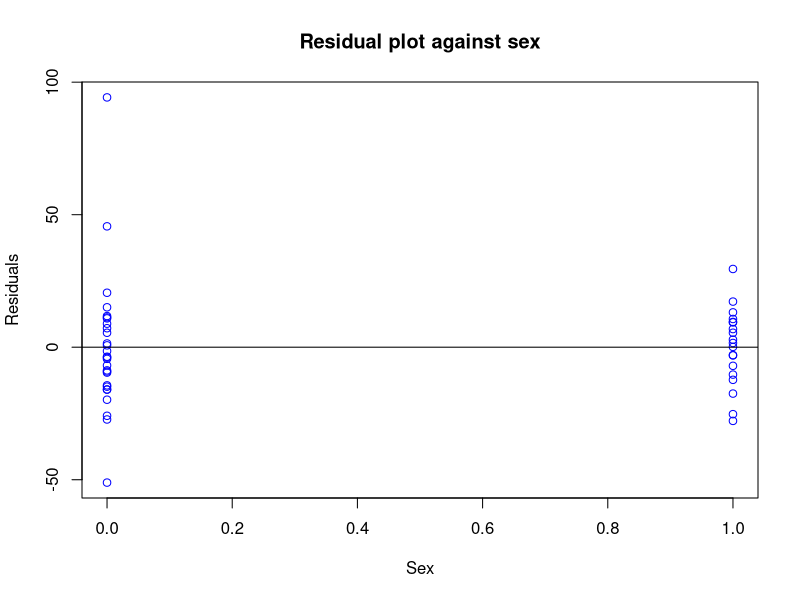
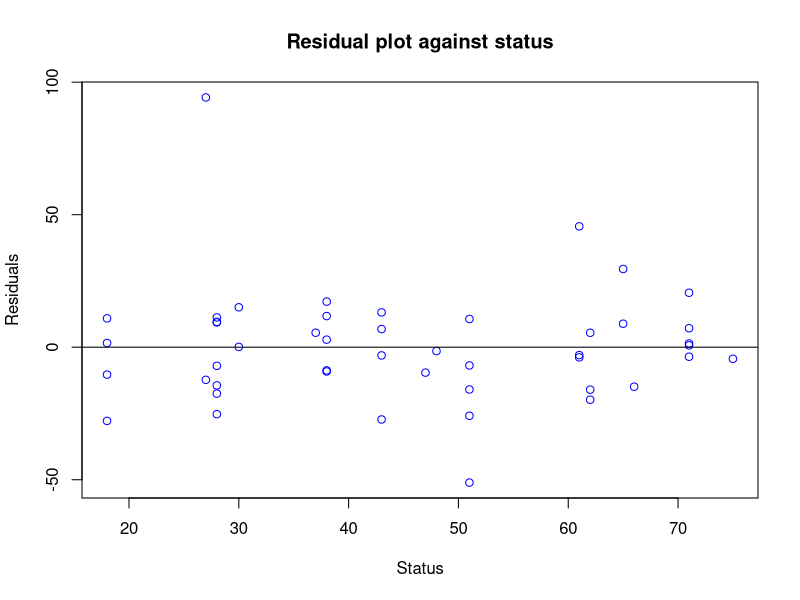
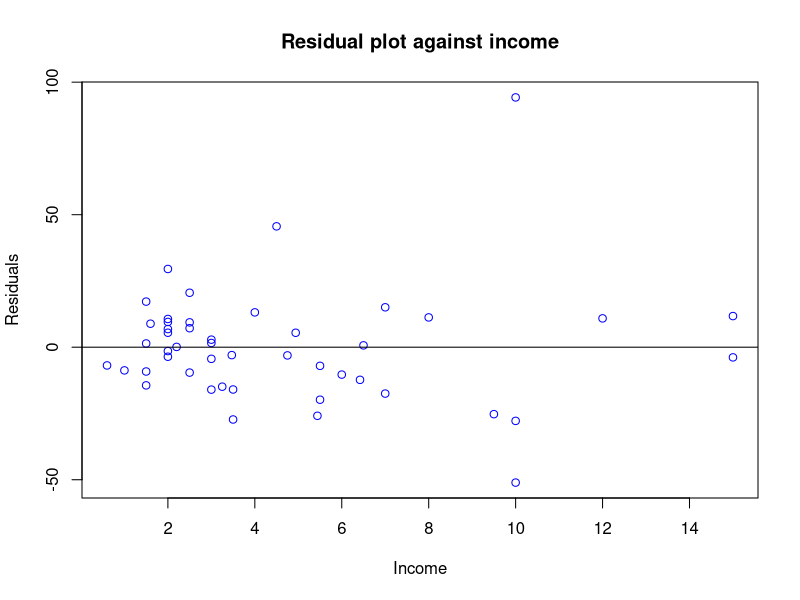
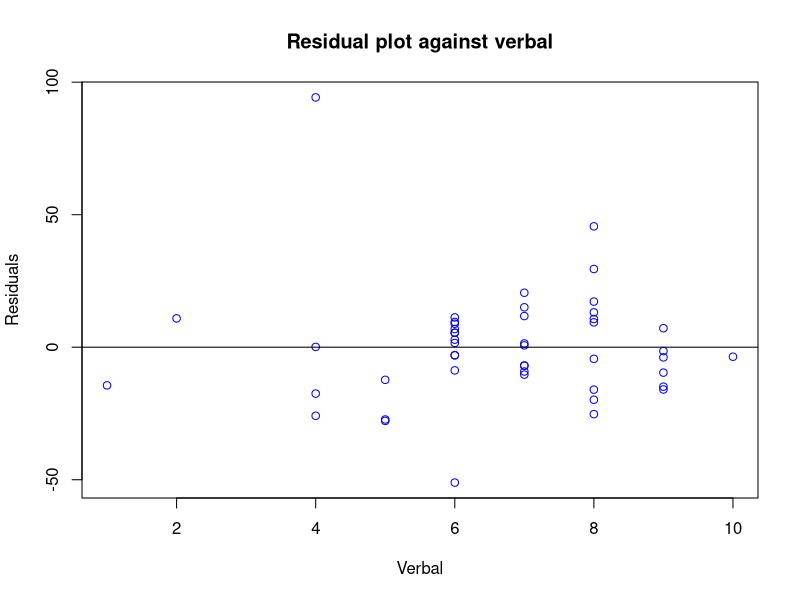
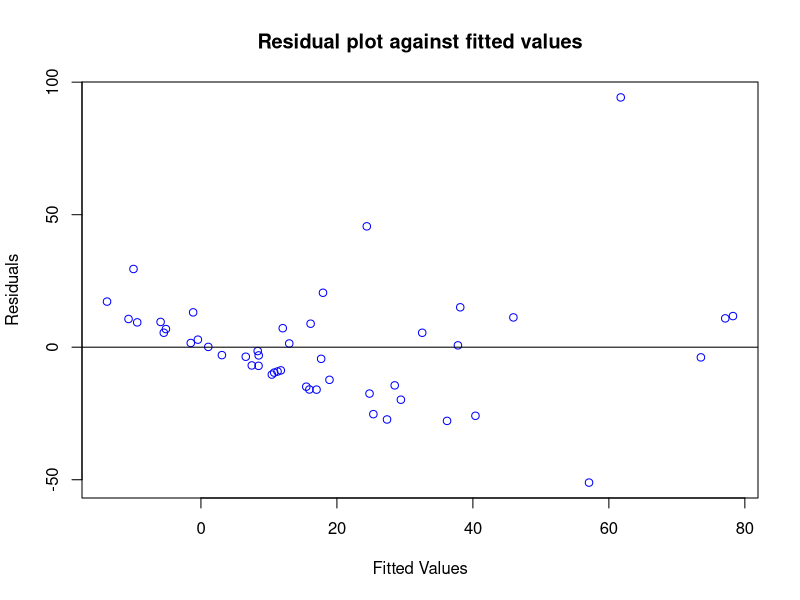
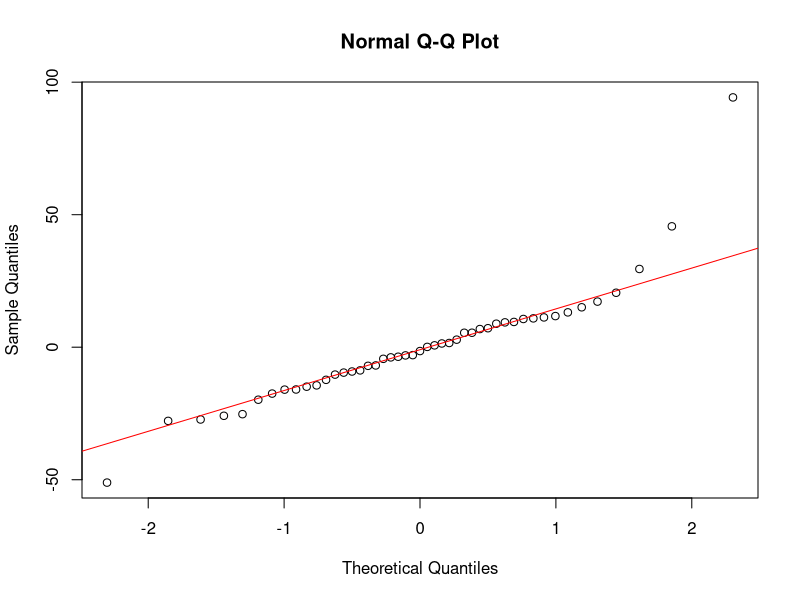

Reproduce these figures in R, in order. (Note: this script raises an error after producing the figures.)
## ---- chunk 1
library(MASS) # Contains function boxcox
setwd('/home/noble_mannu/Documents/PhD/First/STAT_2131_Applied_Statistical_Methods_I/HW9')
## ---- chunk 2
Data.a <- read.table('Gambling.txt', header = TRUE)
linMod.a <- lm(gamble ~ ., data = Data.a)
summary(linMod.a)
## ---- chunk 3
plot(Data.a$sex, resid(linMod.a), xlab = "Sex", ylab = "Residuals", 
     main = 'Residual plot against sex', col = 'blue')
abline(a=0, b=0)
## ---- chunk 4
plot(Data.a$status, resid(linMod.a), xlab = "Status", ylab = "Residuals", 
     main = 'Residual plot against status', col = 'blue')
abline(a=0, b=0)
## ---- chunk 5
plot(Data.a$income, resid(linMod.a), xlab = "Income", ylab = "Residuals", 
     main = 'Residual plot against income', col = 'blue')
abline(a=0, b=0)
## ---- chunk 6
plot(Data.a$verbal, resid(linMod.a), xlab = "Verbal", ylab = "Residuals", 
     main = 'Residual plot against verbal', col = 'blue')
abline(a=0, b=0)
## ---- chunk 7
plot(linMod.a$fitted.values, resid(linMod.a), xlab = "Fitted Values", 
     ylab = "Residuals", main = 'Residual plot against fitted values', 
     col = 'blue')
abline(a=0, b=0)
## ---- chunk 8
qqnorm(residuals(linMod.a)) 
qqline(residuals(linMod.a), col="red")
## ---- chunk 9
Data.b <- data.frame(Data.a) # We make a copy of the original data
Data.b$gamble <- Data.b$gamble + 10^(-8) # We add 10^{-8} to column gamble
linMod.b <- lm(gamble ~ ., data = Data.b) # We run the regression model
summary(linMod.b) # To display the summary of the model
## ---- chunk 10
boxcox.b <- boxcox(linMod.b, plotit = T)  # Run boxcox()
argmax.b <- which.max(boxcox.b$y) # We get the index for argmax(log-likelihood)
lambda.b <- boxcox.b$x[argmax.b] # We get the value for the argmax
## ---- chunk 11
lambda.b
## ---- chunk 12
lambda.b.1 <- 0.25 # We'll use the value suggested by the instructor
## ---- chunk 13
Y.tilde.b <- (Data.b$gamble^lambda.b.1 - 1)/lambda.b.1 # We transform Y
# Run regression with Y_tilde as response
linMod.b.2 <- lm(Y.tilde.b ~ sex+status+income+verbal, data = Data.b)
summary(linMod.b.2)
## ---- chunk 14
plot(linMod.b.2$fitted.values, linMod.b.2$residuals, xlab="Fitted values", 
     ylab="Box-Cox residuals")
## ---- chunk 15
qqnorm(residuals(linMod.b.2))
qqline(residuals(linMod.b.2), col="red")
## ---- chunk 16
intercept <- rep(1, length(Data.b$gamble)) # We create the 1 vector
predictors <- data.matrix(Data.b[,1:4]) # We obtain the columns for the predictors
X <- cbind(intercept,predictors) # We create the X matrix
H <- X %*% solve(t(X) %*% X) %*% t(X) # We create the hat matrix H
## ---- chunk 17
lev_scores <- diag(H) # We obtain the leverage scores
hist(lev_scores)
## ---- chunk 18
# Here we compute the mean leverage h_bar
p <- 5
n <- length(Data.b$gamble)
mean_lev <- p/n
outliers <- which(lev_scores > 2 * mean_lev)
outliers
## ---- chunk 19
# Here we create a dataset dropping the large leverage points
Data.c <- data.frame(Data.b[-c(31,33,35,42),])
Y.tilde.c <- Y.tilde.b[-c(31,33,35,42)]
# We regress Y_tilde again and display our results
linMod.c.2 <- lm(Y.tilde.c ~ sex+status+income+verbal, data = Data.c)
summary(linMod.c.2)
## ---- chunk 20
summary(linMod.b.2)
## ---- chunk 21
dis.b <- cooks.distance(linMod.b.2) # Retrieve the cook's distance for all points
cut.b <- qf(.50, df1 = 5, df2 = 47-5)
inf.b <- which(dis.b > cut.b)
inf.b
## ---- chunk 22
dis.c <- cooks.distance(linMod.c.2) # Retrieve the cook's distance for all points
cut.c <- qf(.50, df1 = 5, df2 = 43-5)
inf.c <- which(dis.b > cut.b)
inf.c
